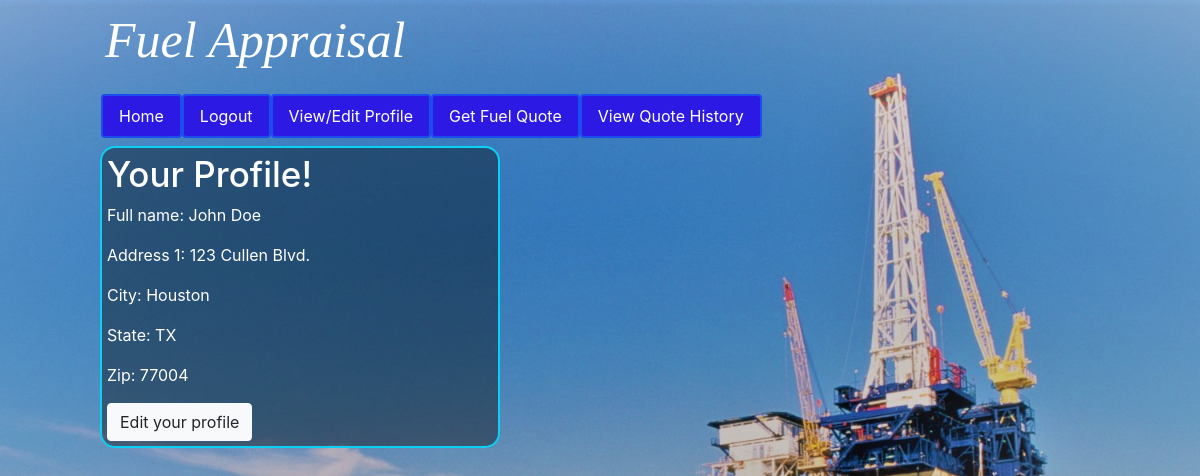
/profile/ (signed in), run on the app's committed database.
### fuelest/models.py (models this page shows, shortened)
class UserInfo(models.Model):
    id = models.AutoField(primary_key=True)
    username = models.ForeignKey(
        settings.AUTH_USER_MODEL,
        on_delete=models.CASCADE,
    )
    name = models.CharField(max_length=50)
    address = models.ForeignKey(Address, on_delete=models.CASCADE)

class Address(models.Model):
    id = models.AutoField(primary_key=True)
    address1 = models.CharField(max_length=100)
    address2 = models.CharField(max_length=100, blank=True)
    city = models.CharField(max_length=100)
    state = models.CharField(max_length=2, choices=STATES)
    zip = models.PositiveIntegerField()

### fuelest/views.py (the view)
# urls.py: path('profile/', ProfileView.as_view(), name="profile"),
class ProfileView(TemplateView):
    template_name = 'fuelest/profile.html'
    def get_context_data(self, **kwargs):
        context = super().get_context_data(**kwargs)
        curuser = ""
        if self.request.user.is_authenticated:
            curuser = self.request.user.username
        userprof = UserInfo.objects.filter(
            username=User.objects.get(username=curuser))
        profile_made = True
        if len(userprof) == 0:
            profile_made = False
        context['profile_made'] = profile_made
        if profile_made:
            userprof = UserInfo.objects.get(
                username=User.objects.get(username=curuser))
            print(userprof)
            context['fullname'] = userprof.name
            useraddr = Address.objects.get(id=userprof.address.id)
            context['addr1'] = useraddr.address1
            context['addr2'] = useraddr.address2
            context['city'] = useraddr.city
            context['state'] = useraddr.state
            context['zip'] = useraddr.zip
        return context

### fuelest/templates/fuelest/profile.html (shortened to what this page needs)
{% extends "fuelest/base.html" %}
{% block content %}
{% if profile_made %}
<h1 style="color: white; font-size: 35px;">Your Profile!</h1>
<p style="color: white;">Full name: {{fullname}}</p>
<p style="color: white;">Address 1: {{addr1}}</p>
<p style="color: white;">City: {{city}}</p>
<p style="color: white;">State: {{state}}</p>
<p style="color: white;">Zip: {{zip}}</p>
<a href="edit" class="btn btn-light" role="button">Edit your profile</a>
{% else %}
<p>Please <a href="edit" class='btn btn-default' role='button'>create a profile!</a></p>
{% endif %}
{% endblock %}

### fuelest/static/fuelest/main.css (style rules this page uses)
body { background-image: url('Drilling_Rig.jpg'); background-size: cover; background-repeat: no-repeat; background-position: center center; height: 100%; overflow: hidden; }

### data on the page
UserInfo: name "John Doe"
Address: address1 "123 Cullen Blvd.", city "Houston", state "TX"

### other printed values
{{ zip }} "77004"
